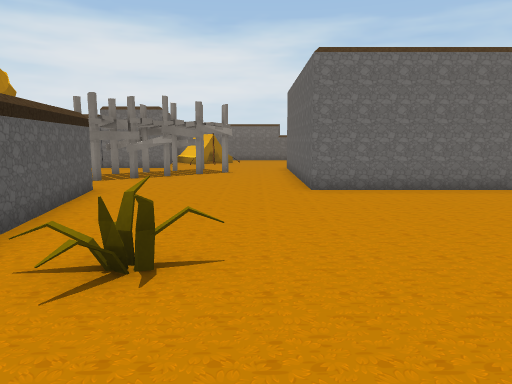
[1] (above)

20 first-person views from a walk through a scene from a Unity 3-D project. The camera is 1.3 m above the floor, tilts 8° down and sees 70° across. The floor is counted in squares, 1 m on a side. Each view is taken from the middle of a square. On the plan, view 1 faces up. The plan holds only what a view shows up to about 15 squares ahead; the rest is blank. The place goes on beyond the plan. Some animated figures are not drawn. Some surface patterns are stand-ins.

[2]
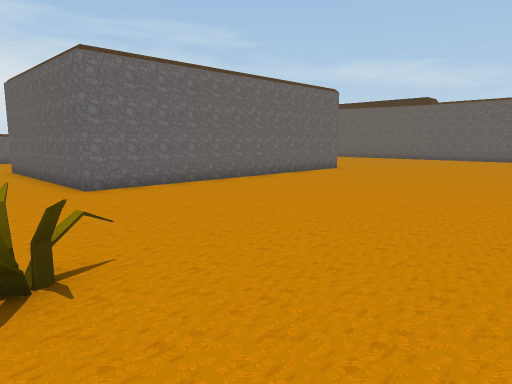

[3]
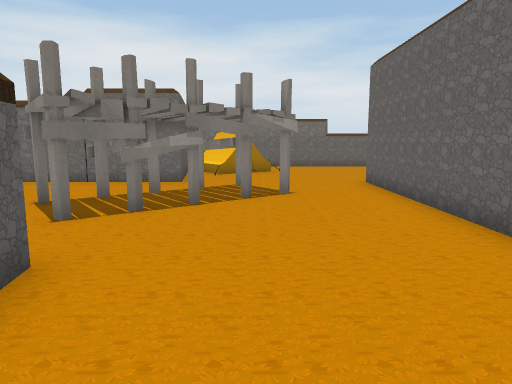

[4]
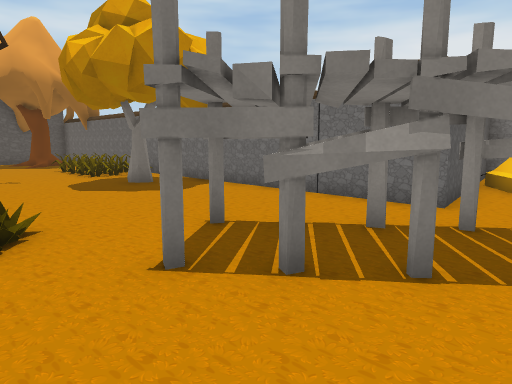

[5]
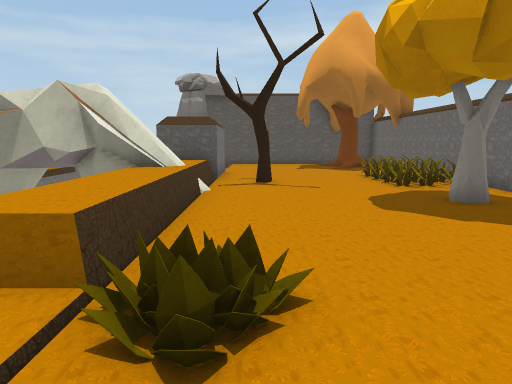

[6]
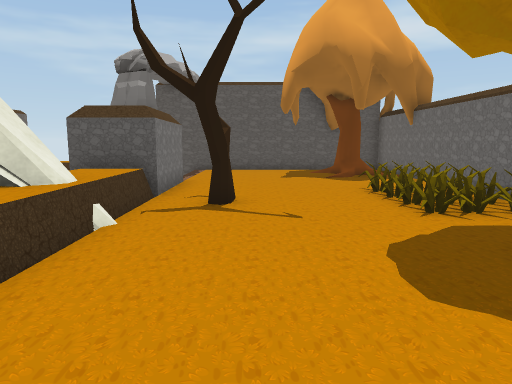

[7]
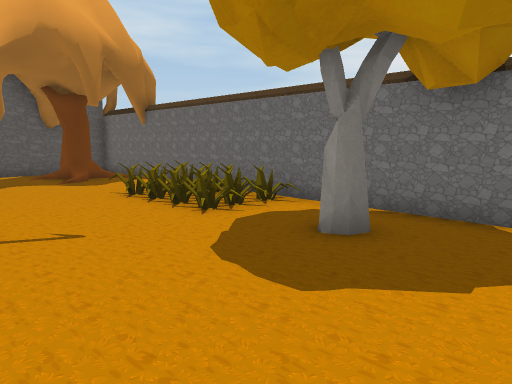

[8]
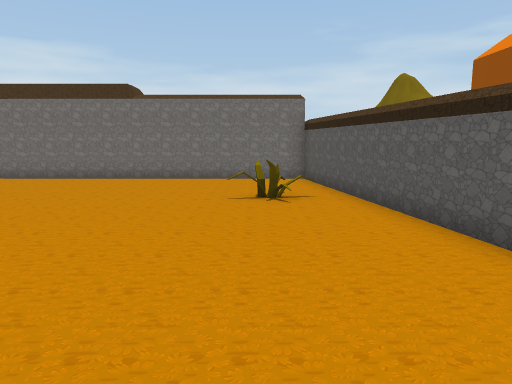

[9]
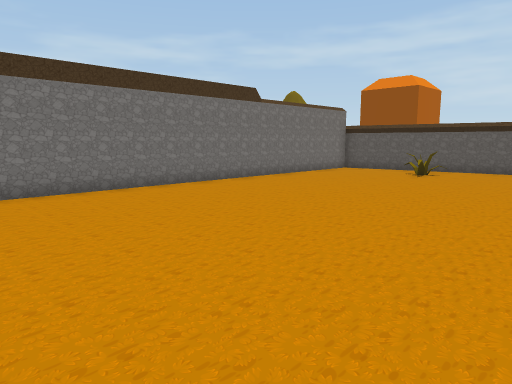

[10]
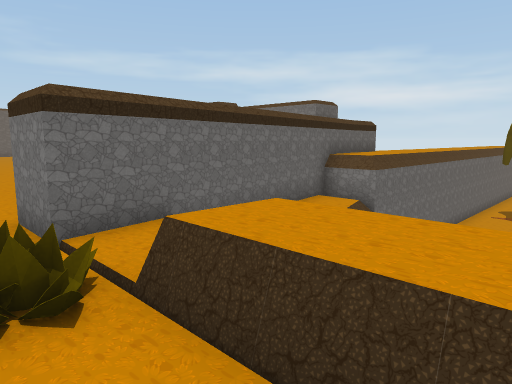

[11]
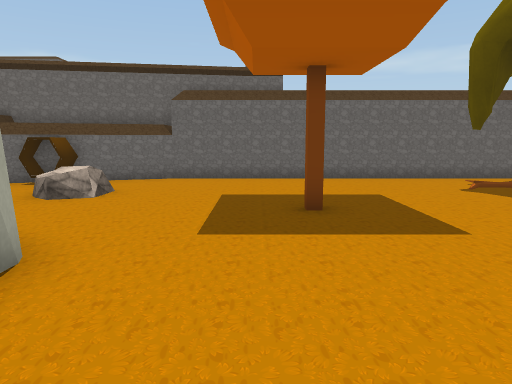

[12]
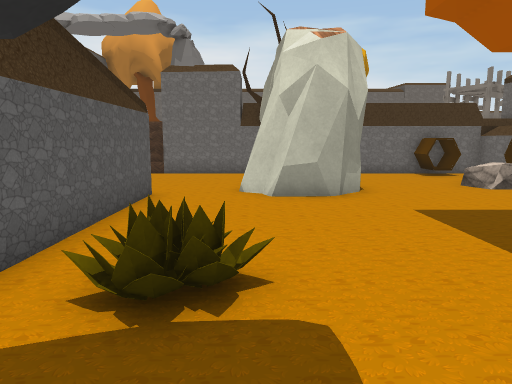

[13]
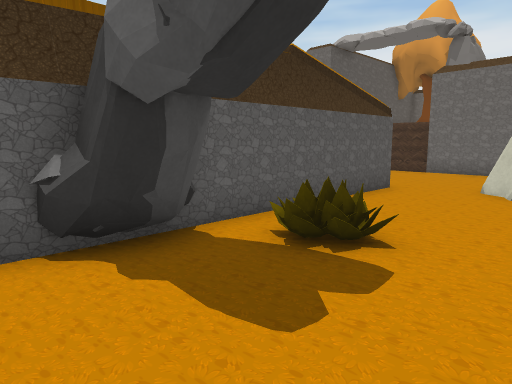

[14]
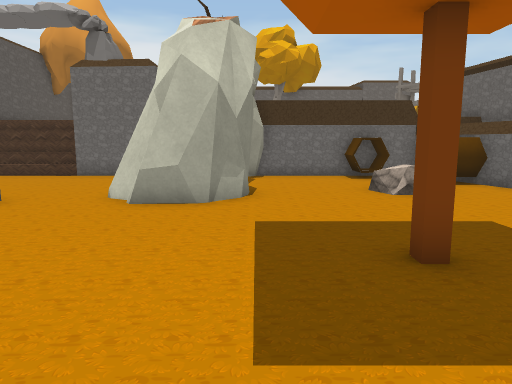

[15]
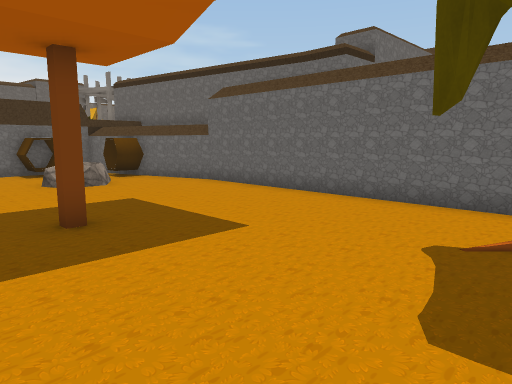

[16]
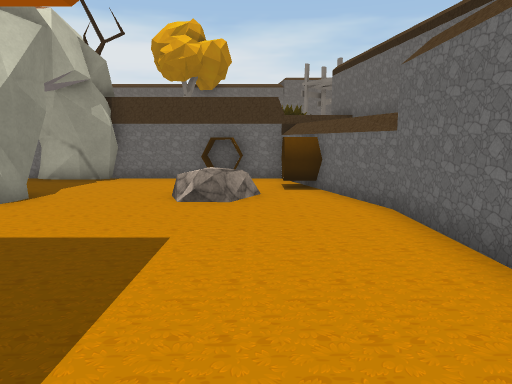

[17]
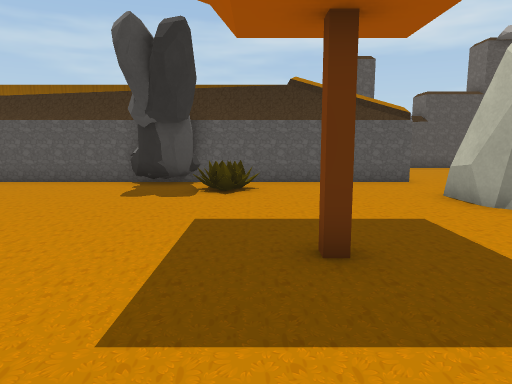

[18]
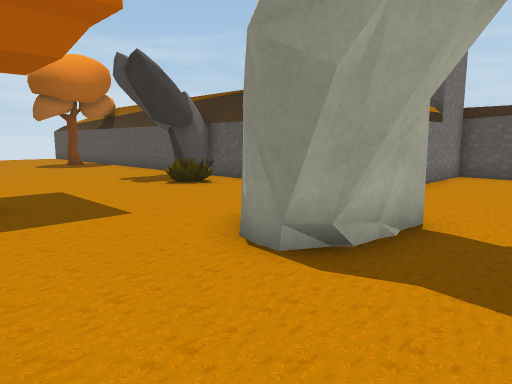

[19]
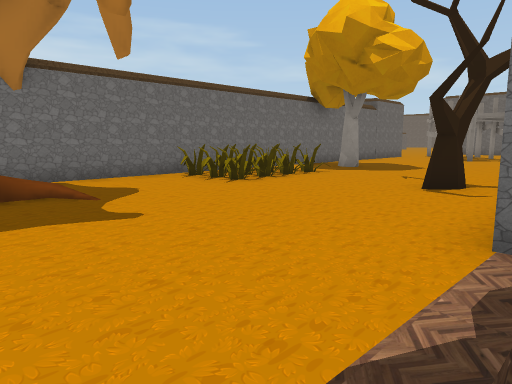

[20]
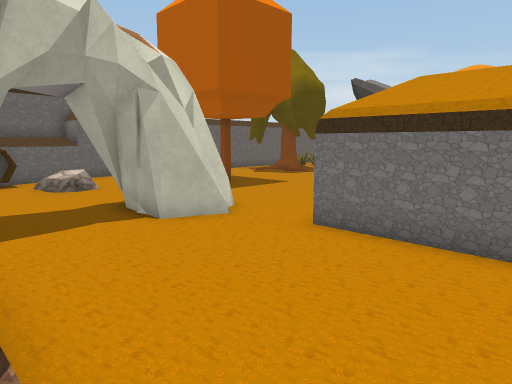

### Floor plan
Key: @ floor where view 1 was taken; # wall or solid block; . main floor; - floor 2 m lower than the main floor; _ floor 2.25 m lower than the main floor; / step, stairs or slope; = window, fence, low wall or low ledge; ^ raised ledge; O other object.
Columns run from 24 left of view 1 to 13 right of it. Each row starts with its distance up from view 1.
 18 #####################.....
 17   ....OOO.............O...#
 16  O....OOO..O........OO....#
 15 O//...OOO..O.......O...O..#
 14 .................OO..OO...#
 13 ...................OO.....#
 12 ...................O......#
 11 .......OO.......OO........#
 10 ....###.........O.##......#########
  9 ///####^^=^^^^^^^.###............... .
  8 ///=##########^#^ ###................
  7  _______###__#^_### #.................
  6  _______________##  #.................
  5 ________________^#  #.................
  4 _______####__// _#  #..O..............
  3 _______####__//__## ##................
  2 #####__###________# ##...............
  1     #_____________#  #...............
  0     #_____________#  #..@...........
 -1     #_____________#  ###############
 -2     #_______O_____#
 -3     #_O___________#
 -4     #_OO__________#
 -5     OO____________#
 -6     OO____________#
 -7     OO________O-__#
 -8     #______ __ ___#

Positions as (right, up) in squares from view 1, and headings:
1: (0, 0), facing up
2: (-2, 0), facing up-right
3: (-2, 6), facing up
4: (-2, 10), facing up-left
5: (-5, 11), facing left
6: (-9, 12), facing left
7: (-10, 11), facing up-left
8: (-1, 12), facing down
9: (13, 9), facing down-left
10: (-11, 11), facing down-right
11: (-19, -1), facing right
12: (-17, -7), facing up
13: (-15, -8), facing up-left
14: (-14, -6), facing up
15: (-14, -8), facing up-right
16: (-9, -5), facing up
17: (-8, -3), facing left
18: (-11, 6), facing down-left
19: (-24, 9), facing up-right
20: (-24, 8), facing down-right
